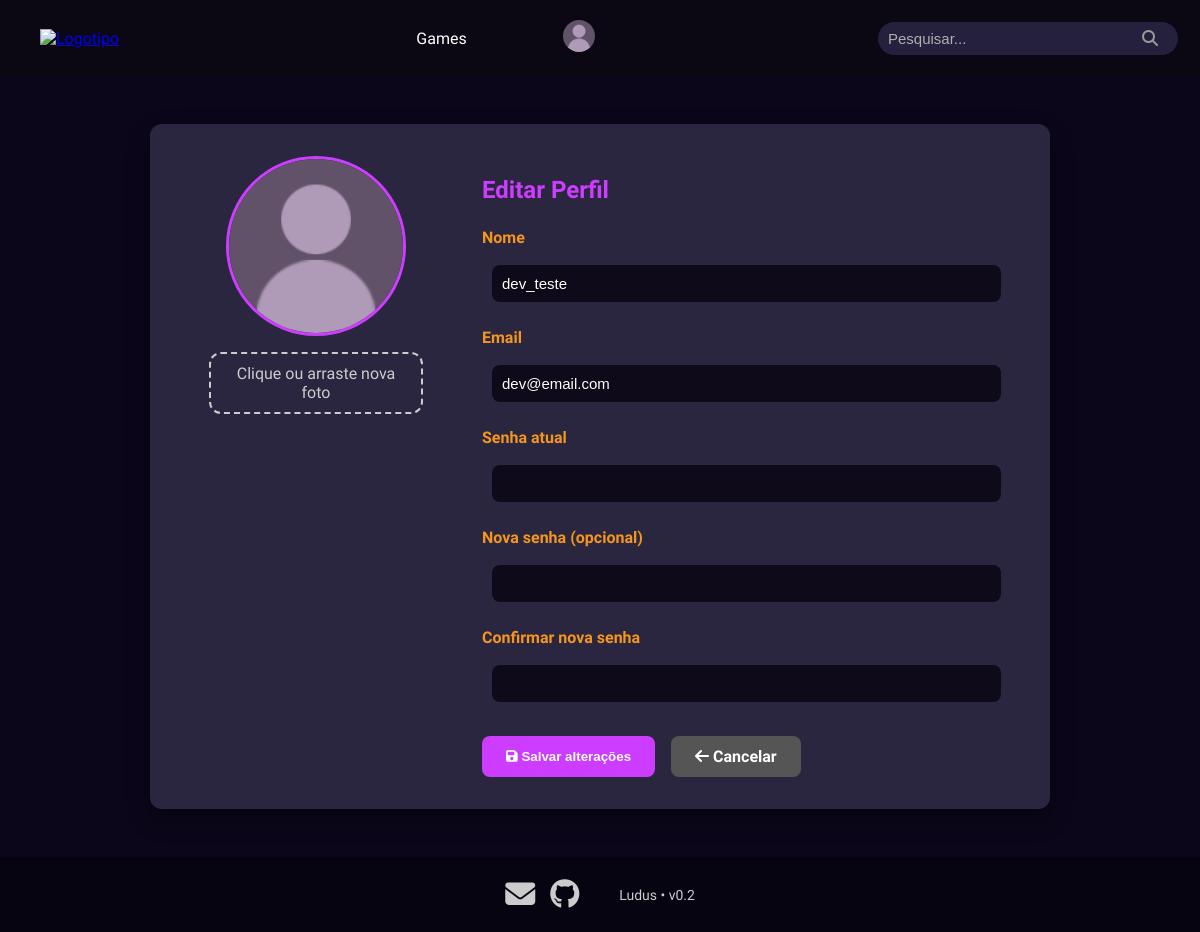
The page /Site/editar_perfil.php (signed in) on the database its author committed.
### tables this page shows
CREATE TABLE `usuario` (
  `id` int NOT NULL AUTO_INCREMENT,
  `nome` varchar(30) NOT NULL,
  `email` varchar(100) NOT NULL,
  `tipo` enum('jogador','desenvolvedor','administrador') NOT NULL,
  `senha` varchar(255) NOT NULL,
  `foto_perfil` varchar(255) DEFAULT 'img/usuarios/default.png',
  `data_cadastro` datetime DEFAULT CURRENT_TIMESTAMP,
  PRIMARY KEY (`id`),
  UNIQUE KEY `nome` (`nome`),
  UNIQUE KEY `email` (`email`)
);

### Site/editar_perfil.php (the view, shortened to what this page needs)
<?php
require_once("config.php");
$id_usuario = $_SESSION['id_usuario'];
$stmt = $mysqli->prepare("SELECT nome, email, foto_perfil FROM usuario WHERE id = ?");
$stmt->bind_param("i", $id_usuario);
$stmt->execute();
$resultado = $stmt->get_result();
$usuario = $resultado->fetch_assoc();
$nomeUsuario = $usuario['nome'];
$emailUsuario = $usuario['email'];
$foto_perfilPerfil = $usuario['foto_perfil'] ?: 'img/usuarios/default.png';
?>
<!DOCTYPE html>
<html lang="pt-BR">
<head>
    <link rel="stylesheet" href="./css/style.css">
    <link rel="stylesheet" href="./css/editar_perfil.css">
    <link rel="stylesheet" href="https://cdnjs.cloudflare.com/ajax/libs/font-awesome/6.5.0/css/all.min.css">
</head>
<body>
    <main class="edit-perfil-container">
        <div class="edit-perfil-card">
            <div class="edit-perfil-left">
                <img src="<?php echo htmlspecialchars($foto_perfilPerfil); ?>" alt="Foto de perfil" class="foto-perfil">
                <div class="drop-area" id="dropArea">
                    Clique ou arraste nova foto
                </div>
            </div>
            <div class="edit-perfil-right">
                <h2>Editar Perfil</h2>
                <form id="editProfileForm" enctype="multipart/form-data" method="post" action="salvar_editar_perfil.php">
                    <div class="form-group">
                        <label for="nome">Nome</label>
                        <input type="text" id="nome" name="nome" value="<?php echo htmlspecialchars($nomeUsuario); ?>" required>
                    </div>
                    <div class="form-group">
                        <label for="email">Email</label>
                        <input type="email" id="email" name="email" value="<?php echo htmlspecialchars($emailUsuario); ?>" required>
                    </div>
                    <div class="form-group">
                        <label for="senha_atual">Senha atual</label>
                        <input type="password" id="senha_atual" name="senha_atual" required>
                    </div>
                    <div class="form-group">
                        <label for="nova_senha">Nova senha (opcional)</label>
                        <input type="password" id="nova_senha" name="nova_senha">
                    </div>
                    <div class="form-group">
                        <label for="confirmar_senha">Confirmar nova senha</label>
                        <input type="password" id="confirmar_senha" name="confirmar_senha">
                    </div>
                    <div class="button-align">
                        <button type="submit"><i class="fas fa-save"></i> Salvar alterações</button>
                        <a href="perfil.php" class="btn-cancelar"><i class="fas fa-arrow-left"></i> Cancelar</a>
                    </div>
                </form>
            </div>
        </div>
    </main>
    <?php include __DIR__ . '/footers/footer.php'; ?>
</body>
</html>

### Site/css/style.css (style rules this page uses)
html { margin: 0; padding: 0; }
* { box-sizing: border-box; }
html { height: 100%; min-height: 100%; }
body { margin: 0; padding: 0; font-family: 'comfortaa', sans-serif; background-color: #0e0a1a; color: #d9d9d9; display: flex; flex-direction: column; min-height: 100vh; }
main { background-color: #0b0619; }
input { padding: 5%; margin: 10px 10px 10px 10px; border-radius: 20px; border: 1px solid rgb(153, 153, 153); width: 95%; box-sizing: border-box; background-color: #26203f; font-size: 15px; color: #d9d9d9; transition: box-shadow 0.3s ease; cursor: text; }
input::placeholder { color: #afafaf; }
a:not(.a-Button) { transition: color 0.3s ease; }

### Site/css/editar_perfil.css (style rules this page uses)
.edit-perfil-container { min-height: 100%; display: flex; justify-content: center; align-items: center; padding: 3rem; box-sizing: border-box; }
.edit-perfil-card { display: flex; gap: 2rem; background: #2b2640; padding: 2rem; border-radius: 12px; max-width: 900px; width: 100%; box-shadow: 0 10px 25px rgba(0,0,0,0.3); flex-wrap: wrap; }
.edit-perfil-left { flex: 1; min-width: 220px; display: flex; flex-direction: column; align-items: center; gap: 1rem; }
.edit-perfil-left img.foto-perfil { width: 180px; height: 180px; object-fit: cover; border-radius: 50%; border: 3px solid #cd3dff; }
.drop-area { padding: 10px; border: 2px dashed #ccc; border-radius: 12px; text-align: center; color: #ccc; cursor: pointer; width: 80%; transition: background 0.3s ease; }
.edit-perfil-right { flex: 2; min-width: 300px; }
.edit-perfil-right h2 { color: #cd3dff; margin-bottom: 1.5rem; text-align: left; }
.form-group { margin-bottom: 1rem; display: flex; flex-direction: column; }
.form-group label { font-weight: bold; color: #f4961e; margin-bottom: 0.5rem; }
.form-group input { padding: 10px; border-radius: 8px; border: 0px; background: #0e0a1a; color: #fff; outline: none; }
.button-align { display: flex; gap: 1rem; margin-top: 1.5rem; }
button, .btn-cancelar { padding: 0.7rem 1.5rem; border-radius: 8px; font-weight: bold; cursor: pointer; text-decoration: none; text-align: center; }
button { background-color: #cd3dff; color: #fff; border: none; transition: 0.2s; }
.btn-cancelar { background-color: #555; color: #fff; }

### rows shown on the page
usuario: foto_perfil (placeholder picture), nome "dev_teste", email "dev@email.com"

### other values the page prints
$version "v0.2"
